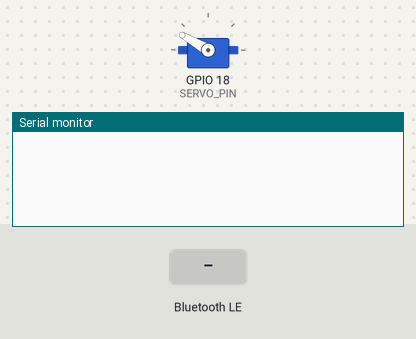
Bench run of a sketch on a simulated ESP32. Parts: servo, the last lines printed to the serial monitor. Inputs (shaded band) come from the test bench. Nothing arrives over Bluetooth unless stated; a phone connects over Bluetooth LE 3 s after start.

Above: at 1.4 s.
1.5 s: Bluetooth LE write "PING" received
At 2.0 s:
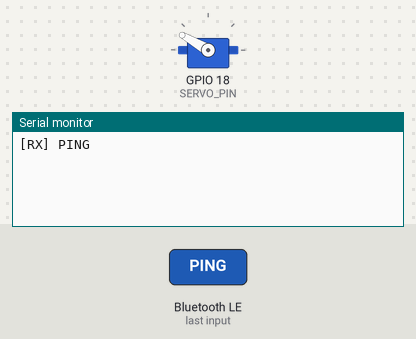
3.0 s: Bluetooth LE write "STATUS" received
At 4.2 s:
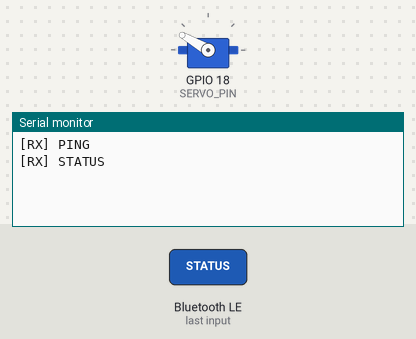
4.5 s: Bluetooth LE write "AUTH" received
At 5.5 s:
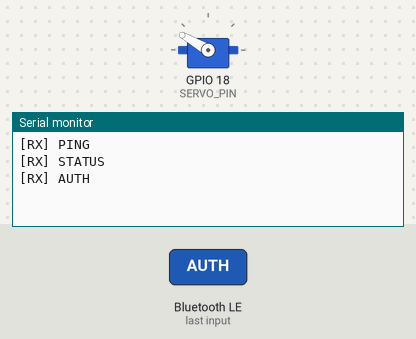

Measured:
- after the input at 1.5 s, the serial monitor: prints a new line after 0.05 s (image 1)
- after the input at 3.0 s, the serial monitor: prints a new line after 0.05 s (image 2)
- after the input at 4.5 s, the serial monitor: prints a new line after 0.05 s (image 3)

The sketch:

doorbot_arduino_big.ino
```cpp
#include <BLEDevice.h>
#include <BLEServer.h>
#include <BLEUtils.h>
#include <BLE2902.h>
#include <ESP32Servo.h>

/*
  ESP32 BLE UART Door Controller (iOS-only, sorry guys)

  Commands (send as ASCII text):
    AUTH [pin]     -> authenticate (can change PIN below)
    OPEN           -> unlock
    CLOSE          -> lock
    PING           -> replies PONG
    STATUS         -> replies current status
*/

// Change these to customize to your use-case
const char* DEVICE_NAME = "DormDoor-ESP32";
const char* AUTH_PIN = "1234"; // changethis for no hack

// Edit for your specific servo setup as well
const int SERVO_PIN = 18;            // PWM-capable pin
const int SERVO_LOCK_POS = 150;
const int SERVO_UNLOCK_POS = 30;
const int SERVO_MOVE_MS = 10000;     // how long to hold at target (ms)

Servo doorServo;

// ---- Security (very basic PIN gate) ----
bool isAuthed = false;
unsigned long authExpiryMs = 0;
const unsigned long AUTH_TTL_MS = 2UL * 60UL * 1000UL; // 2 minutes

// ---- BLE UUIDs (Nordic UART) ----
#define SERVICE_UUID           "6E400001-B5A3-F393-E0A9-E50E24DCCA9E"
#define CHARACTERISTIC_UUID_RX "6E400002-B5A3-F393-E0A9-E50E24DCCA9E"
#define CHARACTERISTIC_UUID_TX "6E400003-B5A3-F393-E0A9-E50E24DCCA9E"

// ---- BLE globals ----
BLEServer* pServer = nullptr;
BLECharacteristic* pTxCharacteristic = nullptr;
bool deviceConnected = false;
bool oldDeviceConnected = false;

// ---- Door state ----
enum DoorState { STATE_LOCKED, STATE_UNLOCKED, STATE_UNKNOWN };
DoorState doorState = STATE_UNKNOWN;

// ---- NON-BLOCKING pulse state (added) ----
bool isPulsing = false;
unsigned long pulseStartMs = 0;

// ---- Helper: send a line over TX (Notify) ----
void notifyLine(const String& msg) {
  if (!pTxCharacteristic) return;
  pTxCharacteristic->setValue((uint8_t*)msg.c_str(), msg.length());
  pTxCharacteristic->notify();
}

// ---- Helper: trim & uppercase copy ----
String uptrim(const String& s) {
  String t = s;
  t.trim();
  t.toUpperCase();
  return t;
}

// ---- Actuation Routines ----
void setLocked() {
  doorState = STATE_LOCKED;
  notifyLine("STATUS:LOCKED");
  doorServo.write(SERVO_LOCK_POS);
}

// NON-BLOCKING pulse: start pulse and return immediately (changed)
void pulseUnlock() {
  if (isPulsing) return;               // already pulsing -> ignore
  isPulsing = true;
  pulseStartMs = millis();

  doorState = STATE_UNLOCKED;
  notifyLine("STATUS:UNLOCKED");
  doorServo.write(SERVO_UNLOCK_POS);
}

bool checkAuthFresh() {
  if (!isAuthed) return false;
  if (millis() > authExpiryMs) {
    isAuthed = false;
    notifyLine("AUTH:EXPIRED");
    return false;
  }
  return true;
}

// ---- BLE callbacks ----
class ServerCallbacks : public BLEServerCallbacks {
  void onConnect(BLEServer* s) override {
    deviceConnected = true;
    notifyLine("HELLO");
  }
  void onDisconnect(BLEServer* s) override {
    deviceConnected = false;
    isAuthed = false; // drop auth on disconnect
  }
};

class RxCallbacks : public BLECharacteristicCallbacks {
  void onWrite(BLECharacteristic* pChar) override {
    String rx = pChar->getValue();      // use Arduino String
    if (rx.length() == 0) return;
    String cmd = rx;                    // already a String

    cmd.trim();

    // Optional: show raw
    Serial.print("[RX] "); Serial.println(cmd);

    // Tokenize first word (command)
    int sp = cmd.indexOf(' ');
    String head = sp == -1 ? cmd : cmd.substring(0, sp);
    String tail = sp == -1 ? ""  : cmd.substring(sp + 1);

    String HEAD = uptrim(head);
    String TAIL = tail; TAIL.trim(); // tail may be PIN, etc.

    if (HEAD == "PING") {
      notifyLine("PONG");
      return;
    }

    if (HEAD == "STATUS") {
      switch (doorState) {
        case STATE_LOCKED:   notifyLine("STATUS:LOCKED");   break;
        case STATE_UNLOCKED: notifyLine("STATUS:UNLOCKED"); break;
        default:             notifyLine("STATUS:UNKNOWN");  break;
      }
      return;
    }

    if (HEAD == "AUTH") {
      if (TAIL.length() == 0) { notifyLine("ERR:AUTH:NO_PIN"); return; }
      if (TAIL.equals(String(AUTH_PIN))) {
        isAuthed = true;
        authExpiryMs = millis() + AUTH_TTL_MS;
        notifyLine("AUTH:OK");
      } else {
        isAuthed = false;
        notifyLine("ERR:AUTH:BAD_PIN");
      }
      return;
    }

    // Commands below require fresh auth
    if (!checkAuthFresh()) { notifyLine("ERR:AUTH:REQUIRED"); return; }

    if (HEAD == "OPEN") {
      if (isPulsing) {
        notifyLine("BUSY:IGNORING_OPEN");
        return;
      }
      notifyLine("Unlocking...");
      pulseUnlock();  // non-blocking start
      return;
    }

    if (HEAD == "CLOSE") {
      setLocked();
      return;
    }

    notifyLine("ERR:UNKNOWN_CMD");
  }
};

// ---- Setup & Loop ----
void setup() {
  Serial.begin(115200);
  delay(200);

  // Attach servo (pick reasonable 50 Hz limits for typical SG90/MG90S)
  // Adjust min/max us as needed to match your servo travel safely.
  doorServo.setPeriodHertz(50);
  doorServo.attach(SERVO_PIN, 500, 2500);

  // Start BLE
  BLEDevice::init(DEVICE_NAME);
  pServer = BLEDevice::createServer();
  pServer->setCallbacks(new ServerCallbacks());

  BLEService* pService = pServer->createService(SERVICE_UUID);

  // TX (Notify)
  pTxCharacteristic = pService->createCharacteristic(
    CHARACTERISTIC_UUID_TX,
    BLECharacteristic::PROPERTY_NOTIFY
  );
  pTxCharacteristic->addDescriptor(new BLE2902());

  // RX (Write)
  BLECharacteristic* pRxCharacteristic = pService->createCharacteristic(
    CHARACTERISTIC_UUID_RX,
    BLECharacteristic::PROPERTY_WRITE
  );
  pRxCharacteristic->setCallbacks(new RxCallbacks());

  pService->start();
  // After pService->start();
  BLEAdvertising* pAdvertising = BLEDevice::getAdvertising();
  pAdvertising->addServiceUUID(SERVICE_UUID);   // << important
  pAdvertising->setScanResponse(true);          // include name/UUID in scan response
  pAdvertising->setMinPreferred(0x06);          // optional: better iOS compatibility
  pAdvertising->setMinPreferred(0x12);          // optional: better iOS compatibility
  BLEDevice::startAdvertising();

  pServer->getAdvertising()->start();

  notifyLine("READY");
  // Optional: default to locked position on boot
  doorServo.write(SERVO_LOCK_POS);
}

void loop() {
  // Handle reconnect advertising
  if (!deviceConnected && oldDeviceConnected) {
    delay(500);
    pServer->startAdvertising();
    oldDeviceConnected = deviceConnected;
  }
  if (deviceConnected && !oldDeviceConnected) {
    oldDeviceConnected = deviceConnected;
  }

  // Soft auth timeout ping (optional)
  if (isAuthed && millis() > authExpiryMs) {
    isAuthed = false;
    notifyLine("AUTH:EXPIRED");
  }

  // NON-BLOCKING pulse completion (added)
  if (isPulsing && (millis() - pulseStartMs >= SERVO_MOVE_MS)) {
    setLocked();           // returns servo to lock + notifies
    isPulsing = false;
  }

  delay(10);
}
```
